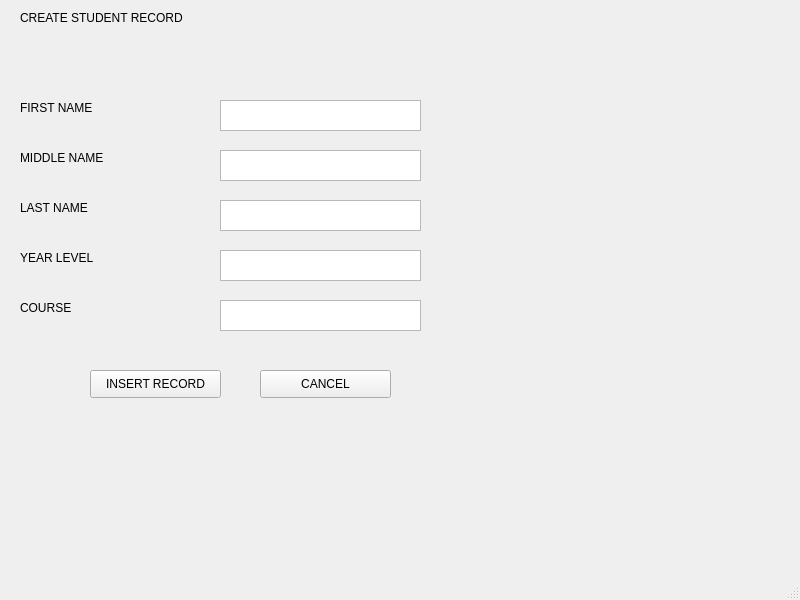
<?xml version="1.0" encoding="UTF-8"?>
<ui version="4.0">
 <class>MainWindow</class>
 <widget class="QMainWindow" name="MainWindow">
  <property name="geometry">
   <rect>
    <x>0</x>
    <y>0</y>
    <width>800</width>
    <height>600</height>
   </rect>
  </property>
  <property name="windowTitle">
   <string>MainWindow</string>
  </property>
  <widget class="QWidget" name="centralwidget">
   <widget class="QTextEdit" name="first_name_box">
    <property name="geometry">
     <rect>
      <x>220</x>
      <y>100</y>
      <width>201</width>
      <height>31</height>
     </rect>
    </property>
   </widget>
   <widget class="QTextEdit" name="middle_name_box">
    <property name="geometry">
     <rect>
      <x>220</x>
      <y>150</y>
      <width>201</width>
      <height>31</height>
     </rect>
    </property>
   </widget>
   <widget class="QTextEdit" name="last_name_box">
    <property name="geometry">
     <rect>
      <x>220</x>
      <y>200</y>
      <width>201</width>
      <height>31</height>
     </rect>
    </property>
   </widget>
   <widget class="QTextEdit" name="year_level_box">
    <property name="geometry">
     <rect>
      <x>220</x>
      <y>250</y>
      <width>201</width>
      <height>31</height>
     </rect>
    </property>
   </widget>
   <widget class="QTextEdit" name="course_box">
    <property name="geometry">
     <rect>
      <x>220</x>
      <y>300</y>
      <width>201</width>
      <height>31</height>
     </rect>
    </property>
   </widget>
   <widget class="QLabel" name="label">
    <property name="geometry">
     <rect>
      <x>20</x>
      <y>100</y>
      <width>191</width>
      <height>16</height>
     </rect>
    </property>
    <property name="text">
     <string>FIRST NAME</string>
    </property>
   </widget>
   <widget class="QLabel" name="label_2">
    <property name="geometry">
     <rect>
      <x>20</x>
      <y>150</y>
      <width>191</width>
      <height>16</height>
     </rect>
    </property>
    <property name="text">
     <string>MIDDLE NAME</string>
    </property>
   </widget>
   <widget class="QLabel" name="label_3">
    <property name="geometry">
     <rect>
      <x>20</x>
      <y>200</y>
      <width>191</width>
      <height>16</height>
     </rect>
    </property>
    <property name="text">
     <string>LAST NAME</string>
    </property>
   </widget>
   <widget class="QLabel" name="label_4">
    <property name="geometry">
     <rect>
      <x>20</x>
      <y>250</y>
      <width>191</width>
      <height>16</height>
     </rect>
    </property>
    <property name="text">
     <string>YEAR LEVEL</string>
    </property>
   </widget>
   <widget class="QLabel" name="label_5">
    <property name="geometry">
     <rect>
      <x>20</x>
      <y>300</y>
      <width>191</width>
      <height>16</height>
     </rect>
    </property>
    <property name="text">
     <string>COURSE</string>
    </property>
   </widget>
   <widget class="QLabel" name="label_6">
    <property name="geometry">
     <rect>
      <x>20</x>
      <y>10</y>
      <width>191</width>
      <height>16</height>
     </rect>
    </property>
    <property name="text">
     <string>CREATE STUDENT RECORD</string>
    </property>
   </widget>
   <widget class="QPushButton" name="insert_student_button">
    <property name="geometry">
     <rect>
      <x>90</x>
      <y>370</y>
      <width>131</width>
      <height>28</height>
     </rect>
    </property>
    <property name="text">
     <string>INSERT RECORD</string>
    </property>
   </widget>
   <widget class="QPushButton" name="cancel_student_button">
    <property name="geometry">
     <rect>
      <x>260</x>
      <y>370</y>
      <width>131</width>
      <height>28</height>
     </rect>
    </property>
    <property name="text">
     <string>CANCEL</string>
    </property>
   </widget>
   <widget class="QLabel" name="results_window">
    <property name="geometry">
     <rect>
      <x>510</x>
      <y>110</y>
      <width>55</width>
      <height>16</height>
     </rect>
    </property>
    <property name="text">
     <string/>
    </property>
   </widget>
  </widget>
  <widget class="QMenuBar" name="menubar">
   <property name="geometry">
    <rect>
     <x>0</x>
     <y>0</y>
     <width>800</width>
     <height>26</height>
    </rect>
   </property>
  </widget>
  <widget class="QStatusBar" name="statusbar"/>
 </widget>
 <resources/>
 <connections/>
</ui>
